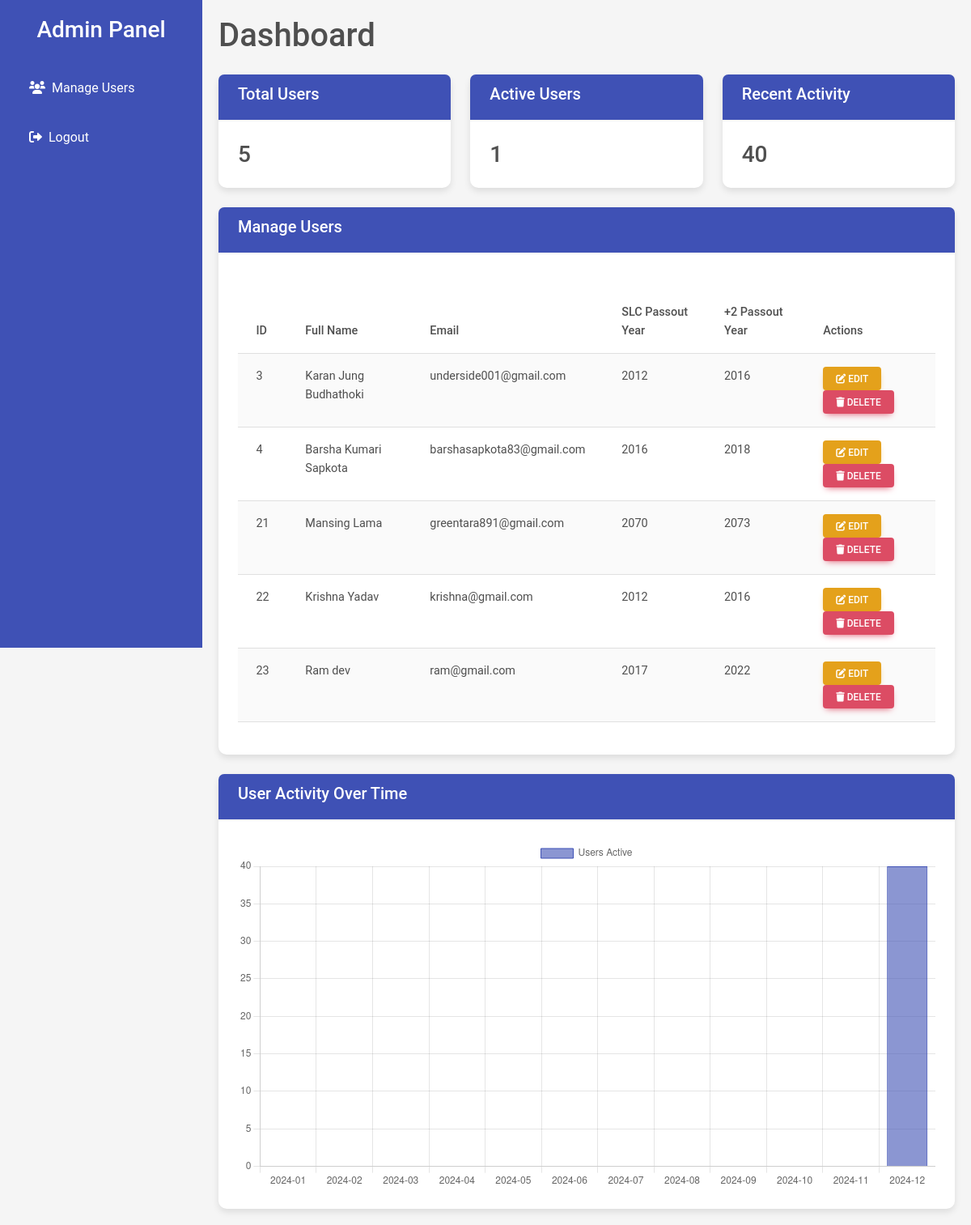
The page /admin/index.php (signed in) on the database its author committed.
### tables this page shows
CREATE TABLE `users` (
  `id` int(11) NOT NULL,
  `full_name` varchar(100) NOT NULL,
  `father_name` varchar(100) NOT NULL,
  `mother_name` varchar(100) NOT NULL,
  `phone_number` varchar(15) NOT NULL,
  `slc_passout_year` year(4) NOT NULL,
  `plus2_passout_year` year(4) NOT NULL,
  `email` varchar(100) NOT NULL,
  `password` varchar(255) NOT NULL,
  `created_at` timestamp NOT NULL DEFAULT current_timestamp()
);

### admin/index.php (the view, shortened to what this page needs)
<?php
$conn = new mysqli("localhost", "root", "", "student_college_finder");
$userQuery = "SELECT id, full_name, email, slc_passout_year, plus2_passout_year FROM users";
$userResult = $conn->query($userQuery);
$activityQuery = "
    SELECT DATE_FORMAT(activity_time, '%Y-%m') as month, COUNT(*) as activity_count
    FROM user_activity
    GROUP BY month
    ORDER BY month";
$activityResult = $conn->query($activityQuery);
$activityData = [];
while ($row = $activityResult->fetch_assoc()) {
    $activityData[$row['month']] = $row['activity_count'];
}
$months = [];
$usageCounts = [];
for ($i = 12; $i >= 1; $i--) {
    $month = date('Y-m', strtotime("-$i months"));
    $months[] = $month;
    $usageCounts[] = isset($activityData[$month]) ? $activityData[$month] : 0;
}
?>
<!DOCTYPE html>
<html lang="en">
<head>
    <link href="https://cdnjs.cloudflare.com/ajax/libs/mdb-ui-kit/6.4.0/mdb.min.css" rel="stylesheet">
    <link href="https://cdnjs.cloudflare.com/ajax/libs/font-awesome/6.0.0-beta3/css/all.min.css" rel="stylesheet">
</head>
<body>
    <div class="sidebar">
        <h3 class="text-center mb-4">Admin Panel</h3>
        <ul class="nav flex-column">
            <li class="nav-item">
                <a class="nav-link active" href="index.php">
                    <i class="fas fa-users me-2"></i>Manage Users
                </a>
            </li>
            <li class="nav-item">
                <a class="nav-link" href="logout.php">
                    <i class="fas fa-sign-out-alt me-2"></i>Logout
                </a>
            </li>
        </ul>
    </div>
    <div class="main-content">
        <h1 class="mb-4">Dashboard</h1>
        <div class="row mb-4">
            <div class="col-md-4">
                <div class="card">
                    <div class="card-header">
                        <h5 class="card-title">Total Users</h5>
                    </div>
                    <div class="card-body">
                        <h3 class="card-text"><?= $userResult->num_rows; ?></h3>
                    </div>
                </div>
            </div>
            <div class="col-md-4">
                <div class="card">
                    <div class="card-header">
                        <h5 class="card-title">Active Users</h5>
                    </div>
                    <div class="card-body">
                        <h3 class="card-text"><?= count($activityData); ?></h3>
                    </div>
                </div>
            </div>
            <div class="col-md-4">
                <div class="card">
                    <div class="card-header">
                        <h5 class="card-title">Recent Activity</h5>
                    </div>
                    <div class="card-body">
                        <h3 class="card-text"><?= end($usageCounts); ?></h3>
                    </div>
                </div>
            </div>
        </div>
        <div class="card">
            <div class="card-header">
                <h5 class="card-title">Manage Users</h5>
            </div>
            <div class="card-body">
                <table class="table table-striped">
                    <thead>
                        <tr>
                            <th>ID</th>
                            <th>Full Name</th>
                            <th>Email</th>
                            <th>SLC Passout Year</th>
                            <th>+2 Passout Year</th>
                            <th>Actions</th>
                        </tr>
                    </thead>
                    <tbody>
                        <?php while ($user = $userResult->fetch_assoc()): ?>
                            <tr>
                                <td><?= htmlspecialchars($user['id']); ?></td>
                                <td><?= htmlspecialchars($user['full_name']); ?></td>
                                <td><?= htmlspecialchars($user['email']); ?></td>
                                <td><?= htmlspecialchars($user['slc_passout_year']); ?></td>
                                <td><?= htmlspecialchars($user['plus2_passout_year']); ?></td>
                                <td>
                                    <a href="edit_user.php?id=<?= $user['id']; ?>" class="btn btn-warning btn-sm">
                                        <i class="fas fa-edit"></i> Edit
                                    </a>
                                    <a href="?delete_user=<?= $user['id']; ?>" class="btn btn-danger btn-sm" onclick="return confirm('Are you sure you want to delete this user?');">
                                        <i class="fas fa-trash"></i> Delete
                                    </a>
                                </td>
                            </tr>
                        <?php endwhile; ?>
                    </tbody>
                </table>
            </div>
        </div>
        <div class="card mt-4">
            <div class="card-header">
                <h5 class="card-title">User Activity Over Time</h5>
            </div>
            <div class="card-body">
                <canvas id="userActivityChart"></canvas>
            </div>
        </div>
    </div>
    <script>
        // User Activity Chart
        const ctx = document.getElementById('userActivityChart').getContext('2d');
        const userActivityChart = new Chart(ctx, {
            type: 'bar',
            data: {
                labels: <?= json_encode($months); ?>,
                datasets: [{
                    label: 'Users Active',
                    data: <?= json_encode($usageCounts); ?>,
                    backgroundColor: 'rgba(63, 81, 181, 0.6)',
                    borderColor: 'rgba(63, 81, 181, 1)',
                    borderWidth: 1
                }]
            },
            options: {
                scales: {
                    y: {
                        beginAtZero: true
                    }
                }
            }
        });
    </script>
</body>
</html>

### admin/index.php (style rules this page uses)
body { background-color: #f5f5f5; }
.sidebar { position: fixed; top: 0; left: 0; height: 100vh; width: 250px; background-color: #3f51b5; color: white; padding: 20px; }
.sidebar .nav-link { color: white; margin: 10px 0; }
.main-content { margin-left: 250px; padding: 20px; }
.card { border-radius: 10px; box-shadow: 0 4px 8px rgba(0, 0, 0, 0.1); }
.card-header { background-color: #3f51b5; color: white; border-radius: 10px 10px 0 0; }
.table { margin-top: 20px; }

### rows shown on the page
users: id "3", full_name "Karan Jung Budhathoki", email "underside001@gmail.com", slc_passout_year "2012", plus2_passout_year "2016"
users: id "4", full_name "Barsha Kumari Sapkota", email "barshasapkota83@gmail.com", slc_passout_year "2016", plus2_passout_year "2018"
users: id "21", full_name "Mansing Lama", email "greentara891@gmail.com", slc_passout_year "2070", plus2_passout_year "2073"
users: id "22", full_name "Krishna Yadav", email "krishna@gmail.com", slc_passout_year "2012", plus2_passout_year "2016"
users: id "23", full_name "Ram dev", email "ram@gmail.com", slc_passout_year "2017", plus2_passout_year "2022"

### other values the page prints
$userResult->num_rows "5"
count($activityData) "1"
end($usageCounts) "40"
chart data {{ json_encode($months) }} ["2024-01","2024-02","2024-03","2024-04","2024-05","2024-06","2024-07","2024-08","2024-09","2024-10","2024-11","2024-12"]
chart data {{ json_encode($usageCounts) }} [0,0,0,0,0,0,0,0,0,0,0,"40"]
